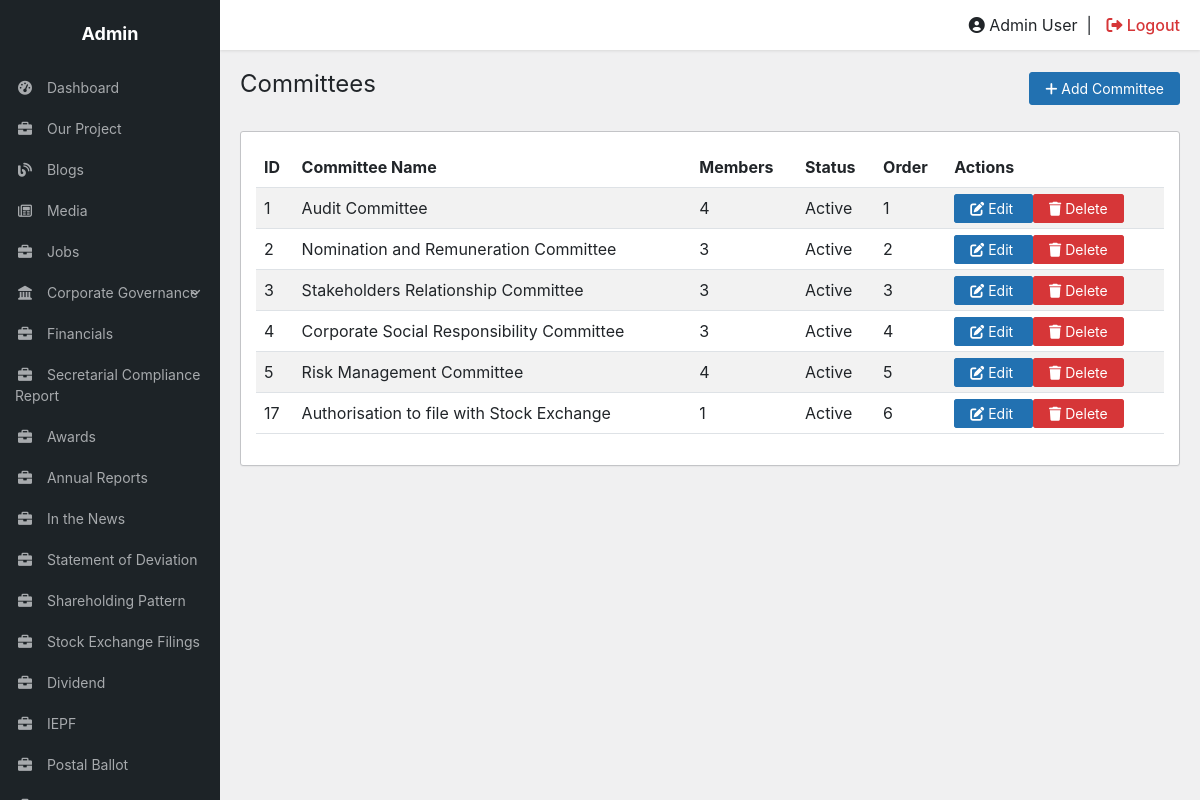
The app's page /crm/committees/index.php with its own data.
### tables this page shows
CREATE TABLE `committees` (
  `id` int(11) NOT NULL,
  `title` varchar(255) NOT NULL,
  `sort_order` int(11) NOT NULL DEFAULT '0',
  `status` tinyint(1) NOT NULL DEFAULT '1',
  `created_at` timestamp NOT NULL DEFAULT CURRENT_TIMESTAMP
);

### crm/committees/index.php (the view, shortened to what this page needs)
<?php
require_once '../../dbc.php';
function e($v) {
    return htmlspecialchars((string)$v, ENT_QUOTES, 'UTF-8');
}
$sql = "
    SELECT c.id, c.title, c.status, c.sort_order,
           COUNT(cm.id) AS member_count
    FROM committees c
    LEFT JOIN committee_members cm
        ON cm.committee_id = c.id AND cm.status = 1
    GROUP BY c.id, c.title, c.status, c.sort_order
    ORDER BY c.sort_order ASC, c.id DESC
";
$result = $conn->query($sql);
include '../includes/header.php';
?>
<div class="d-flex justify-content-between align-items-center mb-4">
    <h1 style="font-size:24px;font-weight:normal;">Committees</h1>
    <a href="add.php" class="btn-wp text-decoration-none">
        <i class="fas fa-plus"></i> Add Committee
    </a>
</div>
<div class="wp-card">
    <div class="table-responsive">
        <table class="table table-striped align-middle">
            <thead>
                <tr>
                    <th>ID</th>
                    <th>Committee Name</th>
                    <th>Members</th>
                    <th>Status</th>
                    <th>Order</th>
                    <th>Actions</th>
                </tr>
            </thead>
            <tbody>
            <?php if ($result->num_rows): ?>
                <?php while ($row = $result->fetch_assoc()): ?>
                    <tr>
                        <td><?= (int)$row['id'] ?></td>
                        <td><?= e($row['title']) ?></td>
                        <td><?= (int)$row['member_count'] ?></td>
                        <td>
                            <?= (int)$row['status'] === 1
                                ? 'Active'
                                : 'Inactive' ?>
                        </td>
                        <td><?= (int)$row['sort_order'] ?></td>
                        <td>
                            <a
                                href="edit.php?id=<?= (int)$row['id'] ?>"
                                class="btn-wp text-decoration-none">
                                <i class="fas fa-edit"></i> Edit
                            </a>
                            <a
                                href="delete.php?id=<?= (int)$row['id'] ?>"
                                class="btn-wp-danger text-decoration-none"
                                onclick="return confirm('Delete <?= e($row['title']) ?>?')">
                                <i class="fas fa-trash"></i> Delete
                            </a>
                        </td>
                    </tr>
                <?php endwhile; ?>
            <?php endif; ?>
            </tbody>
        </table>
    </div>
</div>
<?php include '../includes/footer.php'; ?>

### crm/includes/header.php (style rules this page uses)
body { background-color: #f0f0f1; font-family: -apple-system, BlinkMacSystemFont, "Segoe UI", Roboto, Oxygen-Sans, Ubuntu, Cantarell, "Helvetica Neue", sans-serif; margin: 0; overflow-x: hidden; }
.wp-card { background: #fff; border: 1px solid #c3c4c7; padding: 15px; margin-bottom: 20px; box-shadow: 0 1px 1px rgba(0,0,0,.04); border-radius: 3px; }
.btn-wp { background: #2271b1; color: #fff; border: 1px solid #2271b1; padding: 5px 15px; border-radius: 3px; font-size: 14px; cursor: pointer; }
.btn-wp-danger { background: #d63638; color: #fff; border: 1px solid #d63638; padding: 5px 15px; border-radius: 3px; font-size: 14px; cursor: pointer; }

### records on screen
committees: id "1", title "Audit Committee", member_count "4", status "Active", sort_order "1"
committees: id "2", title "Nomination and Remuneration Committee", member_count "3", status "Active", sort_order "2"
committees: id "3", title "Stakeholders Relationship Committee", member_count "3", status "Active", sort_order "3"
committees: id "4", title "Corporate Social Responsibility Committee", member_count "3", status "Active", sort_order "4"
committees: id "5", title "Risk Management Committee", member_count "4", status "Active", sort_order "5"
committees: id "17", title "Authorisation to file with Stock Exchange", member_count "1", status "Active", sort_order "6"
